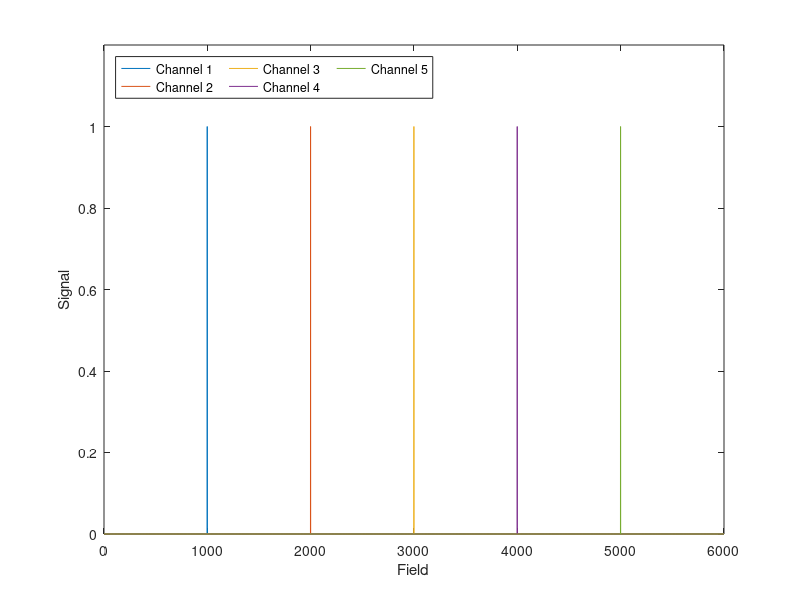

Write MATLAB code to recreate this figure. (Note: this script raises an error after producing the figure.)


%% IDEAL PARTICLE SET IMAGE (USED IN CH IV BUT ALSO INTO CH V)

x = linspace(0,6000,6001);
y1 = zeros (size(x));y2 = zeros (size(x));y3 = zeros (size(x));y4 = zeros (size(x));y5 = zeros (size(x));
y1(1000) = 1; y2(2000) = 1; y3(3000) = 1; y4(4000) = 1; y5(5000) = 1;
h7 = figure;
plot(x,y1,x,y2,x,y3,x,y4,x,y5)
ylim([0,1.2])
% title 'Ideal channel system'
xlabel 'Field'
ylabel 'Signal'
legend ('Channel 1', 'Channel 2', 'Channel 3', 'Channel 4', 'Channel 5', 'Location','northwest','NumColumns',3)
thesis_fig_gen(h7.Number); clear y1 y2 y3 y4 y5 x
set(gca, 'ytick',[0,1],'yticklabel',{'low';'high'});
set(gca, 'xtick',[1000,2000,3000,4000,5000],'xticklabel',{'H_J_1';'H_J_2';'H_J_3';'H_J_4';'H_J_5'});

%% Single layer CoFeB studies - MOKE. 

t_CoFeB = [0.7,0.8,1.1,1.3];
H_k = [7200,5400,2998,1797];% [7200, 5800, 3397, 2197];
H_c = [92, 76.5, 71, 62.4];
Ms = 1.05e6;

Hk_t = (H_k./1e4).*(t_CoFeB./1e9).*Ms./2;

h1 = figure;
plot(t_CoFeB, Hk_t.*1e3,'x')
xlabel 't_C_o_F_e_B [nm]'
ylabel 'K_e_f_f\cdott_C_o_F_e_B [mJ\cdotm^-^2]'
set(gca, 'XAxisLocation', 'origin', 'YAxisLocation', 'origin')
axis([-0.3,2.4,-0.05,0.5])
lsline 
arrow
% title 'H_K analysis - Single CoFeB layers'


h2 = figure;
plot(t_CoFeB, H_c,'x')
xlabel 't_C_o_F_e_B [nm]'
ylabel 'H_C [Oe]'
lsline
% title 'H_C analysis - Single CoFeB layers'

thesis_fig_gen([h2.Number, h1.Number])

clear H_k H_c Ms Hk_t h1 h2

% additional data and changes to make the new plot. 
SP7816 = [102.1,103.3,103.3,103.3,96.9,106.9,105.1,93.4,106.2,101.0];
SP7817 = [83.3,84.4,81.1,84.6,88.8,84.5,92.4,90.8,91.4,87.9];
SP7818 = [68.8,68.1,67.8,73.6,74.2,66.9,71.9,71.9,71.9,76.4];
SP7819 = [59.6,61.6,63.2,58.4,62.7,60.6,60.0,60.2,60.4,60.3];

S6 = mean(SP7816);
S7 = mean(SP7817);
S8 = mean(SP7818);
S9 = mean(SP7819);
P1 = [S6 S7 S8 S9];

Sd6 = std(SP7816);
Sd7 = std(SP7817);
Sd8 = std(SP7818);
Sd9 = std(SP7819);
P2 = [Sd6 Sd7 Sd8 Sd9];

h3 = figure;
plot(t_CoFeB, P1,'+b'); axis([0.6,1.4,55,110])
hold on; lsline
errorbar(t_CoFeB, P1,P2,'+b')
xlabel 't_C_o_F_e_B [nm]'
ylabel 'H_C [Oe]'

% title 'H_C analysis - Single CoFeB layers'

thesis_fig_gen(h3.Number)


clear t_CoFeB h3 S6 S7 S8 S9 Sd6 Sd7 Sd9 Sd8 h3

%% SW Astroid plotting 

openfig 'C:\Users\JDZ\Documents\Thesis\Figures\Chapter 4 - Particle studies\SW_Astroid figure.fig';
h1 = gcf; 
subplot(2,3,1);ax1 = gca;
subplot(2,3,2);ax2 = gca;
subplot(2,3,3);ax3 = gca;
subplot(2,3,4);ax4 = gca;
subplot(2,3,5);ax5 = gca;
subplot(2,3,6);ax6 = gca;
h11 = figure; %create new figure
s2 = subplot(2,2,1); %create and get handle to the subplot axes
fig2 = get(ax2,'children'); %get handle to all the children in the figure
copyobj(fig2,s2); %copy children to new parent axes i.e. the subplot axes
colorbar; ax = gca; ax.XAxisLocation = 'origin'; axis equal; 
ax.YAxisLocation = 'origin'; set(ax ,'Layer', 'Top'); 
xlabel 'B_|_| [Oe]'; ylabel 'B_\perp [Oe]'; title 'a)'; 
s3 = subplot(2,2,2);
fig3 = get(ax3,'children'); %get handle to all the children in the figure
copyobj(fig3,s3); %copy children to new parent axes i.e. the subplot axes
colorbar; ax = gca; ax.XAxisLocation = 'origin'; axis equal; 
ax.YAxisLocation = 'origin'; set(ax ,'Layer', 'Top');
xlabel 'B_|_| [Oe]'; ylabel 'B_\perp [Oe]'; title 'b)'; 
s5 = subplot(2,2,3);
fig5 = get(ax5,'children'); %get handle to all the children in the figure
copyobj(fig5,s5); %copy children to new parent axes i.e. the subplot axes
colorbar; ax = gca; ax.XAxisLocation = 'origin'; axis equal;
ax.YAxisLocation = 'origin'; set(ax ,'Layer', 'Top'); 
xlabel 'B_|_| [Oe]'; ylabel 'B_\perp [Oe]'; title 'c)'; 
s6 = subplot(2,2,4);
fig6 = get(ax6,'children'); %get handle to all the children in the figure
copyobj(fig6,s6); %copy children to new parent axes i.e. the subplot axes
colorbar; ax = gca; ax.XAxisLocation = 'origin';  axis equal;
ax.YAxisLocation = 'origin'; set(ax ,'Layer', 'Top'); 
xlabel 'B_|_| [Oe]'; ylabel 'B_\perp [Oe]'; title 'd)'; 
polarmap

h12 = figure; %create new figure
s1 = gca;%create and get handle to the subplot axes
fig1 = get(ax1,'children'); %get handle to all the children in the figure
copyobj(fig1,s1); %copy children to new parent axes i.e. the subplot axes
colorbar; ax = gca; ax.XAxisLocation = 'origin'; set(s1, 'Xlim', s1.YLim); 
ax.YAxisLocation = 'origin'; set(ax ,'Layer', 'Top'); polarmap
xlabel 'B_|_| [Oe]'; ylabel 'B_\perp [Oe]'; title 'a)'; axis equal; 
axis(ax,[-750,750,-750,750])
h13 = figure; %create new figure
s4 = gca; fig4 = get(ax4,'children'); %get handle to all the children 
copyobj(fig4,s4); %copy children to new parent axes i.e. the subplot axes
colorbar; ax = gca; ax.XAxisLocation = 'origin'; set(s4, 'Xlim', s4.YLim); 
ax.YAxisLocation = 'origin'; set(ax ,'Layer', 'Top'); polarmap
xlabel 'B_|_| [Oe]'; ylabel 'B_\perp [Oe]'; title 'b)'; axis equal; 
axis(ax,[-750,750,-750,750])

clear h1 h11 h12 h13 ax ax1 ax2 ax3 ax4 ax5 ax6 h11 s1 s2 s3 s4 s5 ...
    s6 fig1 fig2 fig3 fig4 fig5 fig6

%% Transitions for series and J vs T_Pt plotting

% C:\Users\JDZ\Documents\MOKE\2019 NOV\Films redo
[SiF, SiFfitting] = MOKE_data_in2(50, [200,800], [3:10]);
thesis_fig_gen(50:52)
figure(50); xlim([-1000, 10300]); ylim([-0.05,1.05])
set(gcf, 'Position',  [100, 100, 540, 500]); title 'P-AP (H_4) transition - Si films'
figure(52); xlim([-1000, 7000]); ylim([-0.55,0.05])

% C:\Users\JDZ\Documents\MOKE\DEC 2019\New folder
[SiP, SiPfitting] = MOKE_data_in2(47, [300,820], [3,5:9]);
thesis_fig_gen(47:49)
figure(47); xlim([-1000, 9000]); ylim([-0.05,1.05])
set(gcf, 'Position',  [100, 100, 540, 450]); title 'P-AP (H_4) transition - Si Particles'
figure(49); xlim([-1000, 6000]); ylim([-0.9,0.05])

% C:\Users\JDZ\Documents\MOKE\DEC 2019\Ge particles redo
[GeP, GePfitting] = MOKE_data_in2(44, [300,820], [4:10]);
thesis_fig_gen(44:47)
figure(44); xlim([-1000, 6700]); ylim([-0.05,1.05])
set(gcf, 'Position',  [100, 100, 540, 450]); title 'P-AP (H_4) transition - Ge Particles'
figure(46); xlim([-1000, 6500]); ylim([-0.35,0.05])

J_vs_TPt_plotting

%% plotter for all single sample measurements, major and minor. 

thesis_MOKE_single_SP8313_plotter

%% interaction energy plotter 

xline = linspace(-1e-5,1e-5,251);
yline = xline;
zline = logspace(-8,-6,100);
HxAkoun = zeros(size(xline,2), size(yline,2), size(zline,2));
HyAkoun = HxAkoun; HzAkoun = HxAkoun; tic; 
Msat = 1e6; mu0 = 4*pi*1e-7;
magD = [2e-5, 2e-5, 2e-9]; 
for kk = 1:size(xline,2)
    for jj = 1:size(yline,2)
        for pp = 1:size(zline,2)
            [HxAkoun(kk,jj,pp), HyAkoun(kk,jj,pp), HzAkoun(kk,jj,pp)]...
                = Jannsen(xline(kk),yline(jj),zline(pp),magD);
        end
    end
end 

HzAkoun_interaction = HzAkoun*Msat*mu0/4/pi;
HzAvInt = zeros(1,size(zline,2));
HzMaxInt = zeros(1,size(zline,2));

for pp = 1:size(zline,2)
    HzAvInt(pp) = mean(HzAkoun_interaction(:,:,pp), 'all');
    HzMaxInt(pp) = max(HzAkoun_interaction(:,:,pp),[], 'all');
end 

pp = figure(); yyaxis left; loglog(zline, HzAvInt); 
ylabel 'Mean field in XY plane [T]'; yyaxis right; loglog(zline, HzMaxInt)
ylabel 'Max field in XY plane [T]'; xlabel 'Distance from particle [m]'
legend('Mean field in XY plane','Max field in XY plane', ...
    'Location', 'Southwest'); thesis_fig_gen(pp.Number)

%% plotting the high res rotational switches.

roational_high_res_switches.m
% data folder first
% C:\Users\JDZ\Documents\Thesis\Data\SP8313_rotational_switching_as\Si particles High res V2
% data folder second
% C:\Users\JDZ\Documents\Thesis\Data\SP8313_rotational_switching_as\SP8313_rotational_switching_as

%% IP - OOP comparison 

xline = linspace(-5e-5,5e-5,251);
yline = xline;
zline = logspace(-8,-6,100);
HxAkoun = zeros(size(xline,2), size(yline,2), size(zline,2));
HyAkoun = HxAkoun; HzAkoun = HxAkoun; tic; 
Msat = 1e6; mu0 = 4*pi*1e-7;
magD = [2e-5, 2e-5, 2e-9]; 
for kk = 1:size(xline,2)
    for jj = 1:size(yline,2)
        for pp = 1:size(zline,2)
            [HxAkoun(kk,jj,pp), HyAkoun(kk,jj,pp), HzAkoun(kk,jj,pp)]...
                = Jannsen(xline(kk),yline(jj),zline(pp),magD);
        end
    end
end 

HzAkoun_OOP = HzAkoun*Msat*mu0/4/pi;
HzAvOOP = zeros(1,size(zline,2));
HzMaxOOP = zeros(1,size(zline,2));

for pp = 1:size(zline,2)
    HzAvOOP(pp) = mean(HzAkoun_OOP(:,:,pp), 'all');
    HzMaxOOP(pp) = max(abs(HzAkoun_OOP(:,:,pp)),[], 'all');
end 


pp = figure();
subplot(1,2,1);
loglog(zline, HzAvOOP); ylabel 'Mean field in XY plane [T]'
yyaxis right; loglog(zline, HzMaxOOP)
ylabel 'Max field in XY plane [T]'; xlabel 'Distance from particle [m]'
legend('Mean field in XY plane - OOP','Max field in XY plane - OOP', ...
          'Location', 'Southwest')
thesis_fig_gen(pp.Number)


xline = linspace(-5e-5,5e-5,251);
yline = xline;
zline = 0;
xzline = logspace(-8,-6,100);
HxAkoun = zeros(size(xline,2), size(yline,2), size(xzline,2));
HyAkoun = HxAkoun; HzAkoun = HxAkoun; tic; 
Msat = 1e6; mu0 = 4*pi*1e-7;
magD = [2e-9, 2e-5, 2e-5]; 
for kk = 1:size(xline,2)
    for jj = 1:size(yline,2)
        for ppk = 1:size(xzline,2)
            xinput = xline + xzline(ppk) + 5e-5;
            [HxAkoun(kk,jj,ppk), HyAkoun(kk,jj,ppk), HzAkoun(kk,jj,ppk)]...
                = Jannsen(xinput(ppk),yline(jj),zline,magD);
        end
    end
end 

HzAkoun_xzlineIP = HzAkoun*Msat*mu0/4/pi;
HzAvIP = zeros(1,size(xzline,2));
HzMaxIP = zeros(1,size(xzline,2));

for ppk = 1:size(xzline,2)
    HzAvIP(ppk) = mean(HzAkoun_IP(:,:,ppk), 'all');
    HzMaxIP(ppk) = max(abs(HzAkoun_IP(:,:,ppk)),[], 'all');
end 

subplot(1,2,2);
loglog(xzline, abs(HzAvIP)); ylabel 'Mean field in XY plane [T]';
yyaxis right; loglog(xzline, HzMaxIP)
ylabel 'Max field in XY plane [T]'; xlabel 'Distance from particle [m]'
legend('Mean field in XY plane - IP','Max field in XY plane - IP', ...
    'Location', 'Southwest')
thesis_fig_gen(pp.Number)



%%

%% Linear high resolution switches - Si particles

% folder path
% C:\Users\JDZ\Documents\Thesis\Data\SP8313_rotational_switching_as\Si particles linear high res
[zz1] = fol_data_ext_function();

fac1 = 4e-8;
fac2 = 7e-8;

AP2Px = zz1(4).data(:,8);
AP2Py = zz1(4).data(:,11);
AP2Py = AP2Py + fac2.* AP2Px;

P2APx = zz1(5).data(:,8);
P2APy = zz1(5).data(:,11);
P2APy = P2APy + fac1.* P2APx;

gg = figure;
subplot(2,1,1)
plot(P2APx(1:floor(length(P2APx)/2)), P2APy(1:floor(length(P2APx)/2)).*1e6)
xlabel 'Field [Oe]'
ylabel 'Moment [\muemu]'
legend ('P-AP, Si particles', 'Location', 'Southeast')
xlim([700,1600])
thesis_fig_gen(gg.Number)

subplot(2,1,2)
plot(AP2Px(1:floor(length(AP2Px)/2)), AP2Py(1:floor(length(AP2Px)/2)).*1e6)
xlabel 'Field [Oe]'
ylabel 'Moment [\muemu]'
legend ('AP-P, Si particles', 'Location', 'Southeast')
xlim([-2100,-1200])
thesis_fig_gen(gg.Number)

%% linear switching at high resolution - Si Films

folpath = 'C:\Users\JDZ\Documents\Thesis\Data\SP8313_rotational_switching_as\SP8313_rotational_switching_as\Output';
filename = 'SP8313_P2AP_checker.txt';

name = [folpath,'\',filename];

formatSpec = '%f %f %f %f %f %f %f %f %f %f %f';

sizeA = [11 Inf];
fileID = fopen(name,'r');
letsC = fgets(fileID);
P2AP_linear = fscanf(fileID,formatSpec,sizeA)';
fclose('all');

P2AP_linear((floor(size(P2AP_linear,1)/2)+1):end,:) = [];
P2AP_linear(1,:) = [];

datax = P2AP_linear(:,6);
datay = P2AP_linear(:,11);

fac = -4e-8;
datayf = datay + (fac.*datax);

hh = figure; 
subplot(2,1,1)
plot(datax,datayf.*1e6)
xlabel 'Field [Oe]'
ylabel 'Moment [\muemu]'
title 'Linear field - P-AP transition, Si Films'
xlim([800,1100])
points = [933,983];
vline(points)
legend(['Transition over ', num2str(diff(points)), ' [Oe]'], 'Location', 'Northwest')
thesis_fig_gen(hh.Number)

filename = 'SP8313_AP2P_checkerV2.txt';
name = [folpath,'\',filename];

fileID = fopen(name,'r');
letsC = fgets(fileID);
AP2P_linear = fscanf(fileID,formatSpec,sizeA)';
fclose('all');

AP2P_linear((floor(size(AP2P_linear,1)/2)+1):end,:) = [];

datax1 = AP2P_linear(:,6);
datay1 = AP2P_linear(:,11);

fac = 2.4e-7;
datay1f = datay1 + (fac.*datax1);

subplot(2,1,2)
plot(datax1,datay1f.*1e6)
xlabel 'Field [Oe]'
ylabel 'Moment [\muemu]'
title 'Linear field - AP-P transition, Si Films'
xlim([-1450, -1150])
points = [-1322, -1252];
vline(points)
legend(['Transition over ', num2str(diff(points)), ' [Oe]'], 'Location', 'Northwest')
thesis_fig_gen(hh.Number)

clear hh


%% plotting all of the CoFeB single layers on the same plot. 

folpath = 'C:\Users\JDZ\Documents\Thesis\Data\Feb 2021\CoFeB Single layers';
filename = 'sp7616.txt';
name = [folpath,'\',filename];

formatSpec = '%f %f';
sizeA = [2 Inf];

fileID = fopen(name,'r');letsC = fgets(fileID);
SP7616 = fscanf(fileID,formatSpec,sizeA)'; fclose('all');

filename = 'sp7617.txt'; name = [folpath,'\',filename];
fileID = fopen(name,'r'); letsC = fgets(fileID);
SP7617 = fscanf(fileID,formatSpec,sizeA)'; fclose('all');

filename = 'sp7618.txt'; name = [folpath,'\',filename];
fileID = fopen(name,'r'); letsC = fgets(fileID); 
SP7618 = fscanf(fileID,formatSpec,sizeA)'; fclose('all');

filename = 'sp7619.txt'; name = [folpath,'\',filename];
fileID = fopen(name,'r'); letsC = fgets(fileID);
SP7619 = fscanf(fileID,formatSpec,sizeA)'; fclose('all');

x1 = normalize(SP7616(:,2), 'range', [0 1]);
x2 = normalize(SP7617(:,2), 'range', [0 1]);
x3 = normalize(SP7618(:,2), 'range', [0 1]);
x4 = normalize(SP7619(:,2), 'range', [0 1]);

hh = figure;
plot(SP7616(:,1),x1,SP7617(:,1),x2, SP7618(:,1),x3, SP7619(:,1),x4);
xlabel('Field [Oe]')
ylabel 'Normalised Kerr signal'
legend ('t_C_o_F_e_B = 0.7 [nm]', 't_C_o_F_e_B = 0.8 [nm]', ...
    't_C_o_F_e_B = 1.1 [nm]', 't_C_o_F_e_B = 1.3 [nm]', ...
    'Location' , 'West')
ylim([-0.02, 1.02])
hline([1,0])
thesis_fig_gen(hh.Number)


%%

kk = figure; 
errorbar(mean(SiF.a), 1, (std(SiF.a)) , (std(SiF.a)),  'horizontal', 'rx'); 
hold on;
errorbar(mean(SiP.a), 2, (std(SiP.a)) , (std(SiP.a)),  'horizontal', 'kx');
errorbar(mean(GeP.a), 3, (std(GeP.a)) , (std(GeP.a)),  'horizontal', 'bx');
ylim([0,4])
legend('Si films' , 'Ge particles', 'Si particles')
xlabel 'a [Oe^-^1]'
title 'Comparison of decay constant'
thesis_fig_gen(kk.Number)

%%

[zz10] = fol_data_ext_function();
%datafolder: C:\Users\JDZ\Documents\Thesis\Data\VSM data for statistical stuff
figure
subplot(1,3,3)
fac = 6.5e-9;
yyt14 =  zz10(6).data(:,11) - zz10(5).data(:,11) ;
xt14 = zz10(5).data(:,6);

yy14 = yyt14 + (fac.*xt14);
plot(xt14,yy14.*1e6)
xlabel 'Field [Oe]'
ylabel 'Moment [\muema]'
title 'SP8314'

subplot(1,3,1)
fac = 1.25e-8;
yyt12 =  zz10(4).data(:,11) - zz10(3).data(:,11) ;
xt12 = zz10(4).data(:,6);

yy14 = yyt12 + (fac.*xt12);
plot(xt12(1:60),yy14(1:60).*1e6)
xlabel 'Field [Oe]'
ylabel 'Moment [\muema]'
title 'SP8312'


%% Schematic to show the sigmoid in rotational SAF astroids

gh = figure;

x = -200:200;
y = zeros(size(x));
y(1:150) = -1;
y(300:end) = 1;
subplot(2,2,1)
plot(x,y,'r', x,-fliplr(y),'b')
xlabel 'Field'
ylabel 'Normalised moment'
h = gca;set(h,'Ytick', []);set(h,'Xtick', []);
thesis_fig_gen(gh.Number)
text(100,0.5,'H_3','Color','red')
text(-100,-0.5,'H_2','Color','red')
text(100,0.5,'H_4','Color','blue')
text(-100,-0.5,'H_5','Color','blue')

x = rad2deg(linspace(0,pi, 901));
y15= 1500.*cosd(x);
y5= 400.*cosd(x);
y10= 1000.*cosd(x);
mk = [1200,-600];


subplot(2,2,2)
plot((x),y15); ylim([-1600, 1600])
vline(acosd([-1200,600]./1500),'b:')
h = gca;set(h,'Ytick', sort([0,mk,-mk,1500]))
set(h, 'YTickLabel',fliplr({'H_s_e_t','H_3','H_4','0','H_2','H_5'}))

subplot(2,2,3)
plot((x),y10); ylim([-1600, 1600])
vline(acosd(600/1000),'b:')
h = gca;set(h,'Ytick', sort([0,mk,-mk,1000]))
set(h, 'YTickLabel',fliplr({'H_3','H_s_e_t','H_4','0','H_2','H_5'}))

subplot(2,2,4)
plot((x),y5); ylim([-1600, 1600])
h = gca;set(h,'Ytick', sort([0,mk,-mk,400]))
set(h, 'YTickLabel',fliplr({'H_3','H_4','H_s_e_t','0','H_2','H_5'}))


for dd = 2:4
    subplot(2,2,dd)
    hline(mk,'r:')
    hline(-mk,'b:')
    hline(0,'k-')
    xlim([0,180])
    xlabel 'Angle [deg]'
    ylabel 'B_\perp'
    thesis_fig_gen(gh.Number)
end


%%

[gtest] = sigmoidal_mem_funct_gen(1700:2300,2000, 5, 2);
title ''
xlabel 'B_\perp'
h = gca;
set(h,'Xtick', [])
set(h,'Ytick', [0,0.5,1])
vline(2000,'r:')
hline(0.5, 'k:')
text(2020,0.15,'c','Fontsize',14,'Color','Red')
thesis_fig_gen(2)

%% FWHM studies on the series.

load('C:\Users\JDZ\Documents\Thesis\Code Outputs\Chapter IV\FWHM for series.mat')
h = figure;
subplot(2,2,1)
scatter(mloc_SiF, -FWHM_SiF,'+'); hold on
scatter(mloc_SiP, -FWHM_SiP,'+')
scatter(mloc_GeP, -FWHM_GeP,'+')
xlabel 'H_J [Oe]'
ylabel 'FWHM [Oe]'
legend ('Si Films','Si Particles', 'Ge Particles')
thesis_fig_gen(h.Number)

dSiF = -[diff(mloc_SiF), mloc_SiF(end)-mloc_SiF(end-1)];
dSiP = -[diff(mloc_SiP), mloc_SiP(end)-mloc_SiP(end-1)];
dGeP = -[diff(mloc_GeP), mloc_GeP(end)-mloc_GeP(end-1)];
subplot(2,2,2)
scatter(mloc_SiF, dSiF,'+'); hold on
scatter(mloc_SiP, dSiP,'+');
scatter(mloc_GeP, dGeP,'+');
xlabel 'H_J [Oe]'
ylabel 'Separation [Oe]'
legend ('Si Films','Si Particles', 'Ge Particles')
thesis_fig_gen(h.Number)

subplot(2,2,3)
scatter(mloc_SiF, dSiF./-FWHM_SiF,'+'); hold on
scatter(mloc_SiP, dSiP./-FWHM_SiP,'+'); 
scatter(mloc_GeP, dGeP./-FWHM_GeP,'+'); 
xlabel 'H_J [Oe]'
ylabel 'Ratio of separation to FWHM [Oe]'
legend ('Si Films','Si Particles', 'Ge Particles')
thesis_fig_gen(h.Number)

subplot(2,2,4)
scatter(mloc_SiF, -FWHM_SiF./dSiF,'+'); hold on
scatter(mloc_SiP, -FWHM_SiP./dSiP,'+'); 
scatter(mloc_GeP, -FWHM_GeP./dGeP,'+'); 
xlabel 'H_J [Oe]'
ylabel 'Ratio of FWHM to separation[Oe]'
legend ('Si Films','Si Particles', 'Ge Particles')
thesis_fig_gen(h.Number)

[mean(-FWHM_SiF), mean(-FWHM_SiP), mean(-FWHM_GeP)]
[mean(dSiF./-FWHM_SiF), mean(dSiP./-FWHM_SiP), mean(dGeP./-FWHM_GeP)]
% % % 
% % % ist = SiF;
% % % isty = ist.dfdat;
% % % istx = ist.Bnorm;
% % % 
% % % fwhmx = zeros(1, size(isty,2));
% % % mloc = zeros(1, size(isty,2));
% % % 
% % % for gp = 1:size(isty,2)
% % %     data = isty(:,gp);
% % %     % Find the half max value.
% % %     halfMax = (min(data)) / 2;
% % %     % Find where the data first drops below half the max.
% % %     index1 = find(data <= halfMax, 1, 'first');
% % %     % Find where the data last rises above half the max.
% % %     index2 = find(data <= halfMax, 1, 'last');
% % %     fwhm = index2-index1 + 1; % FWHM in indexes.
% % %     % OR, if you have an x vector
% % %     fwhmx(gp) = istx(index2,gp) - istx(index1,gp);
% % %    
% % %     
% % %     mloc(gp) = istx(find(data == (min(data))),gp);
% % %     
% % % end
% % % 


%%


